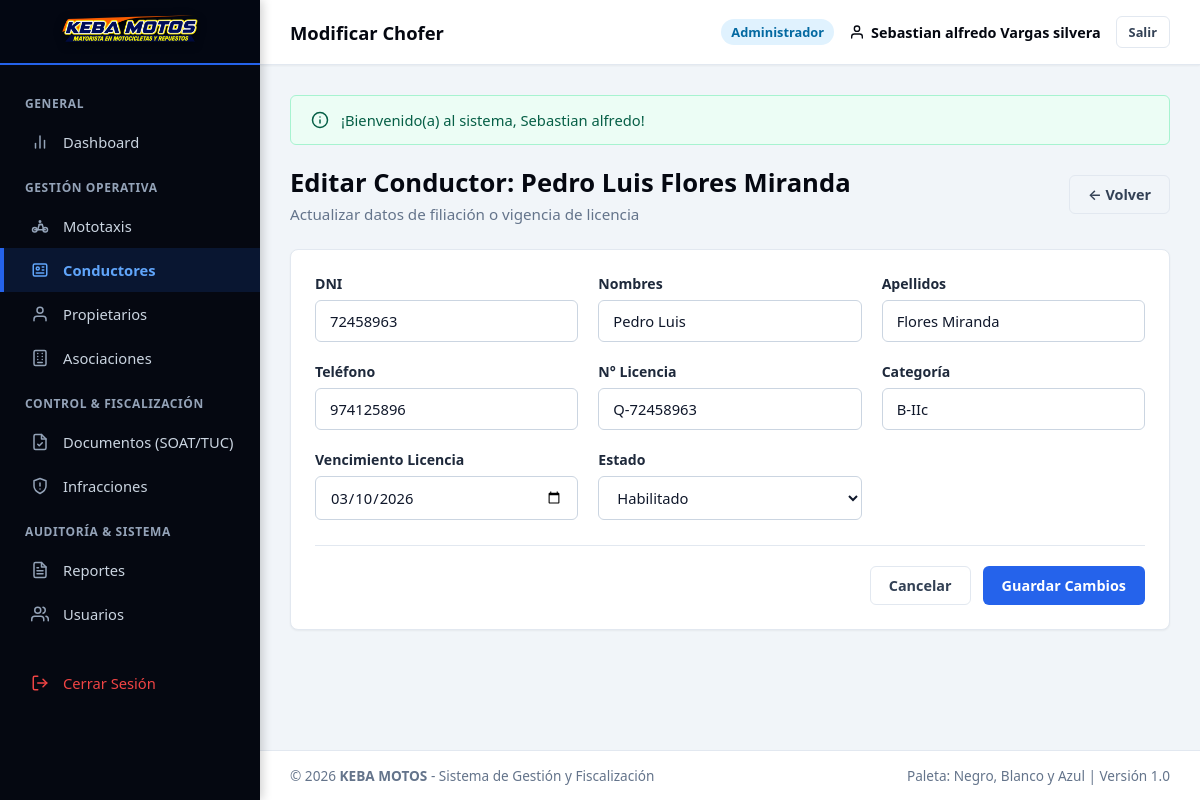
Page /vista/conductores/editar_conductor.php?id=1 (signed in) on the committed database.
### tables this page shows
CREATE TABLE `conductores` (
  `id_conductor` INT AUTO_INCREMENT PRIMARY KEY,
  `dni` VARCHAR(8) NOT NULL UNIQUE,
  `nombres` VARCHAR(100) NOT NULL,
  `apellidos` VARCHAR(100) NOT NULL,
  `fecha_nacimiento` DATE NULL,
  `telefono` VARCHAR(20) NULL,
  `direccion` VARCHAR(255) NULL,
  `numero_licencia` VARCHAR(20) NOT NULL UNIQUE,
  `categoria_licencia` VARCHAR(10) NOT NULL DEFAULT 'B-IIc',
  `fecha_emision_licencia` DATE NULL,
  `fecha_vencimiento_licencia` DATE NOT NULL,
  `foto` VARCHAR(255) NULL,
  `estado` ENUM('Habilitado', 'Inhabilitado', 'Suspendido') DEFAULT 'Habilitado',
  `created_at` TIMESTAMP DEFAULT CURRENT_TIMESTAMP,
  `updated_at` TIMESTAMP DEFAULT CURRENT_TIMESTAMP ON UPDATE CURRENT_TIMESTAMP
);

### configuracion/conexion.php (called while the page is built, shortened)
<?php
class Database {
    private static $host = "localhost";
    private static $db_name = "keba";
    private static $username = "root";
    private static $password = "";
    private static $conexion = null;
    public static function conectar() {
        if (self::$conexion === null) {
            try {
                $opciones = [
                    PDO::ATTR_ERRMODE => PDO::ERRMODE_EXCEPTION,
                    PDO::ATTR_DEFAULT_FETCH_MODE => PDO::FETCH_ASSOC,
                    PDO::ATTR_EMULATE_PREPARES => true,
                    PDO::MYSQL_ATTR_MULTI_STATEMENTS => true,
                    PDO::MYSQL_ATTR_INIT_COMMAND => "SET NAMES utf8mb4 COLLATE utf8mb4_unicode_ci"
                ];
                try {
                    $dsn = "mysql:host=" . self::$host . ";dbname=" . self::$db_name . ";charset=utf8mb4";
                    self::$conexion = new PDO($dsn, self::$username, self::$password, $opciones);
                } catch (PDOException $e) {
                    if ($e->getCode() == 1049 || stripos($e->getMessage(), 'Unknown database') !== false) {
                        $dsnRoot = "mysql:host=" . self::$host . ";charset=utf8mb4";
                        $pdoRoot = new PDO($dsnRoot, self::$username, self::$password, $opciones);
                        $pdoRoot->exec("CREATE DATABASE IF NOT EXISTS `" . self::$db_name . "` CHARACTER SET utf8mb4 COLLATE utf8mb4_unicode_ci;");
                        $pdoRoot = null;
                        $dsn = "mysql:host=" . self::$host . ";dbname=" . self::$db_name . ";charset=utf8mb4";
                        self::$conexion = new PDO($dsn, self::$username, self::$password, $opciones);
                    } else {
                        throw $e;
                    }
                }
                $check = self::$conexion->query("SHOW TABLES LIKE 'usuarios'");
            } catch (PDOException $e) {
                die("<div style='padding:20px; font-family:sans-serif; background:#fee2e2; color:#991b1b; border:1px solid #f87171; border-radius:8px; margin:20px;'>
                        <strong>Error al conectar con la Base de Datos:</strong> " . htmlspecialchars($e->getMessage()) . "<br><br>
                        <em>Asegúrate de que MySQL esté activo en el Panel de Control de XAMPP.</em>
                     </div>");
            }
        }
        return self::$conexion;
    }
}

### modelos/Conductor.php (called while the page is built, shortened)
<?php
require_once dirname(__DIR__) . '/configuracion/conexion.php';
class Conductor {
    private $db;
    public function __construct() {
        $this->db = Database::conectar();
    }
    public function obtenerPorId($id) {
        $stmt = $this->db->prepare("SELECT * FROM conductores WHERE id_conductor = :id LIMIT 1");
        $stmt->execute([':id' => $id]);
        return $stmt->fetch();
    }
}

### ayudantes/funciones.php (called while the page is built, shortened)
<?php
function vistaUrl($ruta) {
    return BASE_URL . 'vista/' . ltrim($ruta, '/');
}
function controladorUrl($ruta) {
    return BASE_URL . 'controlador/' . ltrim($ruta, '/');
}

### vista/conductores/editar_conductor.php (the view, shortened to what this page needs)
<?php
require_once dirname(__DIR__) . '/plantillas/header.php';
require_once dirname(__DIR__) . '/plantillas/sidebar.php';
require_once dirname(__DIR__) . '/plantillas/navbar.php';
require_once dirname(dirname(__DIR__)) . '/modelos/Conductor.php';
$id = (int)($_GET['id'] ?? 0);
$conductorMod = new Conductor();
$c = $conductorMod->obtenerPorId($id);
?>
<div class="page-header">
    <div>
        <h1 class="page-title">Editar Conductor: <?= htmlspecialchars($c['nombres'] . ' ' . $c['apellidos']) ?></h1>
        <p class="page-subtitle">Actualizar datos de filiación o vigencia de licencia</p>
    </div>
    <a href="<?= vistaUrl('conductores/listar_conductores.php') ?>" class="btn btn-outline">&larr; Volver</a>
</div>
<div class="card">
    <form action="<?= controladorUrl('conductor_controlador.php') ?>" method="POST">
        <div class="form-grid">
            <div class="form-group">
                <label for="dni">DNI</label>
                <input type="text" id="dni" name="dni" class="form-control" value="<?= htmlspecialchars($c['dni']) ?>" required maxlength="8">
            </div>
            <div class="form-group">
                <label for="nombres">Nombres</label>
                <input type="text" id="nombres" name="nombres" class="form-control" value="<?= htmlspecialchars($c['nombres']) ?>" required>
            </div>
            <div class="form-group">
                <label for="apellidos">Apellidos</label>
                <input type="text" id="apellidos" name="apellidos" class="form-control" value="<?= htmlspecialchars($c['apellidos']) ?>" required>
            </div>
            <div class="form-group">
                <label for="telefono">Teléfono</label>
                <input type="text" id="telefono" name="telefono" class="form-control" value="<?= htmlspecialchars($c['telefono'] ?? '') ?>">
            </div>
            <div class="form-group">
                <label for="numero_licencia">N° Licencia</label>
                <input type="text" id="numero_licencia" name="numero_licencia" class="form-control" value="<?= htmlspecialchars($c['numero_licencia']) ?>" required>
            </div>
            <div class="form-group">
                <label for="categoria_licencia">Categoría</label>
                <input type="text" id="categoria_licencia" name="categoria_licencia" class="form-control" value="<?= htmlspecialchars($c['categoria_licencia']) ?>" required>
            </div>
            <div class="form-group">
                <label for="fecha_vencimiento_licencia">Vencimiento Licencia</label>
                <input type="date" id="fecha_vencimiento_licencia" name="fecha_vencimiento_licencia" class="form-control" value="<?= htmlspecialchars($c['fecha_vencimiento_licencia']) ?>" required>
            </div>
            <div class="form-group">
                <label for="estado">Estado</label>
                <select id="estado" name="estado" class="form-control">
                    <option value="Habilitado" <?= $c['estado'] === 'Habilitado' ? 'selected' : '' ?>>Habilitado</option>
                </select>
            </div>
        </div>
        <div class="form-actions">
            <a href="<?= vistaUrl('conductores/listar_conductores.php') ?>" class="btn btn-outline">Cancelar</a>
            <button type="submit" class="btn btn-primary">Guardar Cambios</button>
        </div>
    </form>
</div>
<?php require_once dirname(__DIR__) . '/plantillas/footer.php'; ?>

### assets/css/estilos.css (style rules this page uses)
:root { --color-primary: #0284c7; --color-primary-dark: #0369a1; --color-primary-light: #e0f2fe; --color-blue-accent: #2563eb; --color-black: #050811; --color-black-card: #0d121f; --color-black-border: #1a233a; --color-black-light: #1e293b; --color-white: #ffffff; --color-gray-50: #f8fafc; --color-gray-100: #f1f5f9; --color-gray-200: #e2e8f0; --color-gray-500: #64748b; --color-gray-700: #334155; --color-success: #10b981; --color-warning: #f59e0b; --color-danger: #ef4444; --color-info: #0284c7; --sidebar-width: 260px; --header-height: 65px; --font-main: 'Segoe UI', system-ui, -apple-system, sans-serif; --shadow-sm: 0 1px 2px 0 rgba(0, 0, 0, 0.05); --shadow-md: 0 4px 6px -1px rgba(0, 0, 0, 0.1), 0 2px 4px -1px rgba(0, 0, 0, 0.06); --shadow-lg: 0 10px 15px -3px rgba(0, 0, 0, 0.15), 0 4px 6px -2px rgba(0, 0, 0, 0.05); }
* { margin: 0; padding: 0; box-sizing: border-box; font-family: var(--font-main); }
body { background-color: var(--color-gray-100); color: var(--color-gray-700); min-height: 100vh; display: flex; flex-direction: column; }
.page-header { display: flex; align-items: center; justify-content: space-between; margin-bottom: 25px; flex-wrap: wrap; gap: 15px; }
.page-title { font-size: 1.6rem; font-weight: 800; color: var(--color-black); }
.page-subtitle { color: var(--color-gray-500); font-size: 0.95rem; margin-top: 4px; }
.btn { display: inline-flex; align-items: center; justify-content: center; gap: 8px; padding: 9px 18px; border-radius: 6px; font-size: 0.9rem; font-weight: 600; cursor: pointer; text-decoration: none; transition: all 0.2s ease; border: 1px solid transparent; }
.btn-primary { background-color: var(--color-blue-accent); color: var(--color-white); }
.btn-outline { background-color: transparent; border-color: var(--color-gray-200); color: var(--color-gray-700); }
.card { background-color: var(--color-white); border-radius: 8px; border: 1px solid var(--color-gray-200); box-shadow: var(--shadow-sm); padding: 24px; margin-bottom: 25px; }

### assets/css/formularios.css (style rules this page uses)
.form-grid { display: grid; grid-template-columns: repeat(auto-fit, minmax(260px, 1fr)); gap: 20px; margin-bottom: 25px; }
.form-group { display: flex; flex-direction: column; }
.form-group label { font-size: 0.88rem; font-weight: 600; color: #1e293b; margin-bottom: 7px; }
.form-control { width: 100%; padding: 10px 14px; border: 1.5px solid #cbd5e1; border-radius: 6px; font-size: 0.92rem; color: #0f172a; background-color: #ffffff; transition: all 0.2s ease; }
select.form-control { cursor: pointer; }
.form-actions { display: flex; align-items: center; justify-content: flex-end; gap: 12px; padding-top: 20px; border-top: 1px solid #e2e8f0; }

### rows in the picture
conductores: nombres+apellidos "Pedro Luis Flores Miranda", dni "72458963", nombres "Pedro Luis", apellidos "Flores Miranda", telefono "974125896", numero_licencia "Q-72458963", categoria_licencia "B-IIc", fecha_vencimiento_licencia "03/10/2026", estado "Habilitado"

### other values in the picture
$subtituloNavbar "Modificar Chofer"
$usuarioActivo['rol_nombre'] "Administrador"
$flash['mensaje'] "¡Bienvenido(a) al sistema, Sebastian alfredo!"
